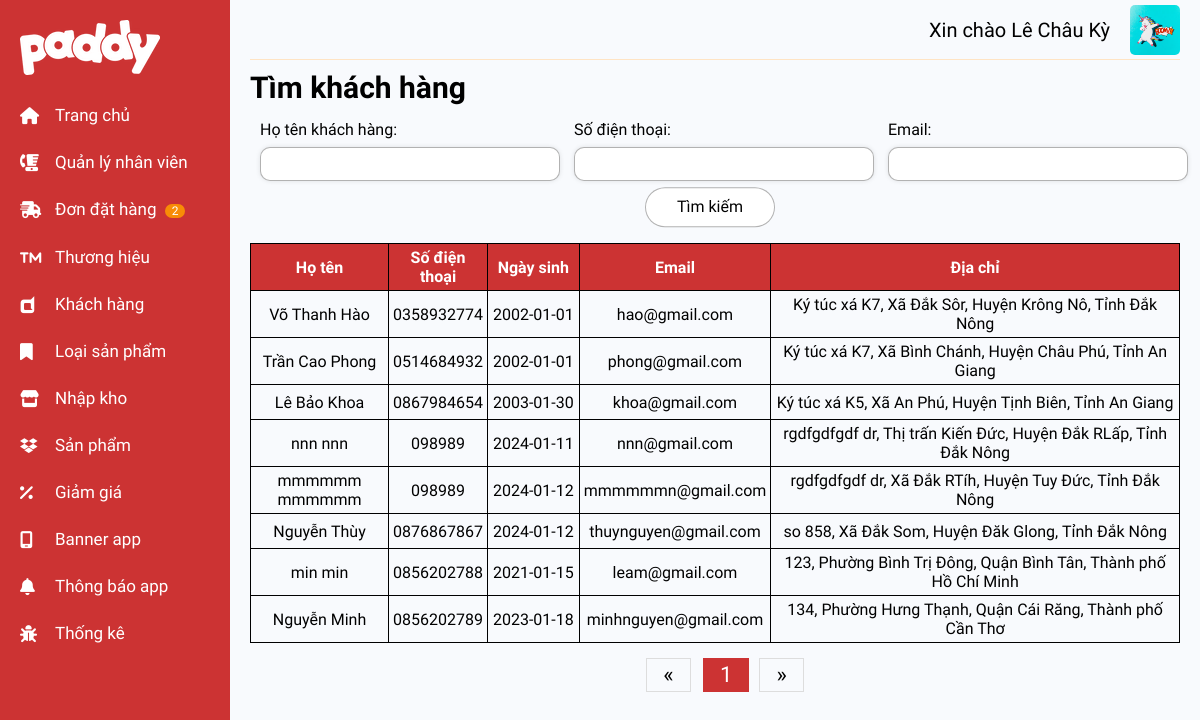
/SourceCode/admin/pages/customer_index.php (signed in), run on the app's committed database.
### tables this page shows
CREATE TABLE `khach_hang` (
  `maKhachHang` varchar(6) NOT NULL,
  `hoKhachHang` varchar(50) NOT NULL,
  `tenKhachHang` varchar(10) NOT NULL,
  `dienThoai` varchar(10) NOT NULL,
  `diaChiCuThe` varchar(255) NOT NULL,
  `tenNguoiDung` varchar(20) NOT NULL,
  `matKhau` char(80) NOT NULL,
  `email` varchar(50) NOT NULL,
  `ngaySinh` date NOT NULL,
  `avatar` varchar(255) DEFAULT NULL,
  `khoiPhucMatKhau` varchar(255) DEFAULT NULL,
  `maXa` varchar(6) NOT NULL
);

### SourceCode/admin/pages/customer_index.php (the view, shortened to what this page needs)
<?php include '../templates/nav_admin1.php';
?>
<?php
$rowOfPage = 10;
$currentPage = isset($_GET['page']) ? (int) $_GET['page'] : 1;
$query = 'SELECT concat(khach_hang.hoKhachHang," ",khach_hang.tenKhachHang) AS hoTenKhachHang, khach_hang.dienThoai, khach_hang.ngaySinh, khach_hang.email, concat(khach_hang.diaChiCuThe,", ",xa.tenXa,", ",huyen.tenHuyen,", ",tinh.tenTinh) AS diaChi FROM khach_hang JOIN xa on khach_hang.maXa=xa.maXa JOIN huyen on huyen.maHuyen=xa.maHuyen JOIN tinh on tinh.maTinh=huyen.maTinh';
$query_extend = '';
$query .= $query_extend . " LIMIT $rowOfPage  OFFSET " . (($currentPage - 1) * $rowOfPage);
$statement = $dbh->prepare($query);
$statement->execute();
$statement->setFetchMode(PDO::FETCH_OBJ);
?>
<h1 class="Title_Admin_create_form">Tìm khách hàng</h1>
<div class="search_admin_header">
    <form action="" method="post">
        <table class="Table_Details_Admin1">
            <tr>
                <td>
                    <label for="">Họ tên khách hàng:</label>
                </td>
                <td>
                    <label for="">Số điện thoại:</label>
                </td>
                <td>
                    <label for="">Email:</label>
                </td>
            </tr>
            <tr>
                <td>
                    <input type="text" class="textfile" id="fullname" name="tenKH" value="<?php if (isset($_POST['tenKH']))
                        echo $_POST['tenKH'] ?>" style="width: 100%; min-width: 300px;">
                    </td>
                    <td>
                        <input type="text" class="textfile" id="phoneNumber" value="<?php if (isset($_POST['dienthoai']))
                        echo $_POST['dienthoai'] ?>" name="dienthoai" style="width: 100%; min-width: 300px;">
                    </td>
                    <td>
                        <input type="text" class="textfile" id="email" name="email" value="<?php if (isset($_POST['email']))
                        echo $_POST['email'] ?>" style="width: 100%; min-width: 300px;">
                    </td>
                </tr>
            </table>
            <div class="search_button" style="position: absolute;top: 80px;">
                <input type="submit" value="Tìm kiếm" class="search_button_btn" />
            </div>
        </form>
    </div>
    <br><br>
    <table class="table_dskhadmin">
        <thead>
            <tr style="height: 40px;">
                <th style="width: 15%;">Họ tên</th>
                <th style="width: 10%;">Số điện thoại</th>
                <th style="width: 10%;">Ngày sinh</th>
                <th style="width: 20%;">Email</th>
                <th style="width: 45%;">Địa chỉ</th>
            </tr>
        </thead>
        <tbody>
            <?php
                    while ($row = $statement->fetch())
                        echo '
                            <tr style="height: 35px;">
                            <td>'
                            . $row->hoTenKhachHang . '
                            </td>
                            <td>'
                            . $row->dienThoai . '
                            </td>
                            <td>'
                            . $row->ngaySinh . '
                            </td>
                            <td>'
                            . $row->email . '
                            </td>
                            <td>'
                            . $row->diaChi . '
                            </td>
                        </tr>';
                    ?>
    </tbody>
</table>
<?php include '../includes/pagination.php' ?>
<?php include '../templates/nav_admin2.php' ?>

### SourceCode/admin/assets/css/main.css (style rules this page uses)
th { background-color: #CC3333; color: white; }
th, td { border: 1px solid black; padding: 8px; text-align: center; padding: 4px; }
.Title_Admin_create_form { font-size: 3rem; }
.form_field, .name_form_field, .textfile, .error_message { display: block; }
.textfile { min-width: 450px; height: 34px; margin-bottom: 6px; border-radius: 10px; border: 1px solid rgb(0,0,0,0.3); text-indent: 5px; outline: none; box-shadow: 0px 0px 5px rgba(0, 0, 0, 0.1); }
.search_admin_header { width: 100%; position: relative; }
.search_button { position: absolute; transform: translate(-50%, -50%); bottom: -30%; left: 50%; }
.search_button_btn { height: 40px; width: 130px; background-color: #ffffff; border-radius: 20px; margin-right: 10px; border: 1px solid rgb(0,0,0,0.3); cursor: pointer; font-size: 1.6rem; }

### SourceCode/admin/pages/customer_index.php (style rules this page uses)
.Table_Details_Admin1 { width: 95%; margin-bottom: -15px; border: none; border-collapse: collapse; }
.Table_Details_Admin1 td { text-align: left; border: none; padding-left: 10px; padding-bottom: -15px; border-collapse: collapse; }
.table_dskhadmin { width: 100%; margin-top: 25px; border-collapse: collapse; }

### data on the page
khach_hang: hoTenKhachHang "Võ Thanh Hào", dienThoai "0358932774", ngaySinh "2002-01-01", email "hao@gmail.com", diaChi "Ký túc xá K7, Xã Đắk Sôr, Huyện Krông Nô, Tỉnh Đắk Nông"
khach_hang: hoTenKhachHang "Trần Cao Phong", dienThoai "0514684932", ngaySinh "2002-01-01", email "phong@gmail.com", diaChi "Ký túc xá K7, Xã Bình Chánh, Huyện Châu Phú, Tỉnh An Giang"
khach_hang: hoTenKhachHang "Lê Bảo Khoa", dienThoai "0867984654", ngaySinh "2003-01-30", email "khoa@gmail.com", diaChi "Ký túc xá K5, Xã An Phú, Huyện Tịnh Biên, Tỉnh An Giang"
khach_hang: hoTenKhachHang "nnn nnn", dienThoai "098989", ngaySinh "2024-01-11", email "nnn@gmail.com", diaChi "rgdfgdfgdf dr, Thị trấn Kiến Đức, Huyện Đắk RLấp, Tỉnh Đắk Nông"
khach_hang: hoTenKhachHang "mmmmmm mmmmmm", dienThoai "098989", ngaySinh "2024-01-12", email "mmmmmmn@gmail.com", diaChi "rgdfgdfgdf dr, Xã Đắk RTíh, Huyện Tuy Đức, Tỉnh Đắk Nông"
khach_hang: hoTenKhachHang "Nguyễn Thùy", dienThoai "0876867867", ngaySinh "2024-01-12", email "thuynguyen@gmail.com", diaChi "so 858, Xã Đắk Som, Huyện Đăk Glong, Tỉnh Đắk Nông"
khach_hang: hoTenKhachHang "min min", dienThoai "0856202788", ngaySinh "2021-01-15", email "leam@gmail.com", diaChi "123, Phường Bình Trị Đông, Quận Bình Tân, Thành phố Hồ Chí Minh"
khach_hang: hoTenKhachHang "Nguyễn Minh", dienThoai "0856202789", ngaySinh "2023-01-18", email "minhnguyen@gmail.com", diaChi "134, Phường Hưng Thạnh, Quận Cái Răng, Thành phố Cần Thơ"

### other printed values
$soDonChoXacNhan "2"
$_SESSION['admin']->ho "Lê Châu"
$_SESSION['admin']->ten "Kỳ"
